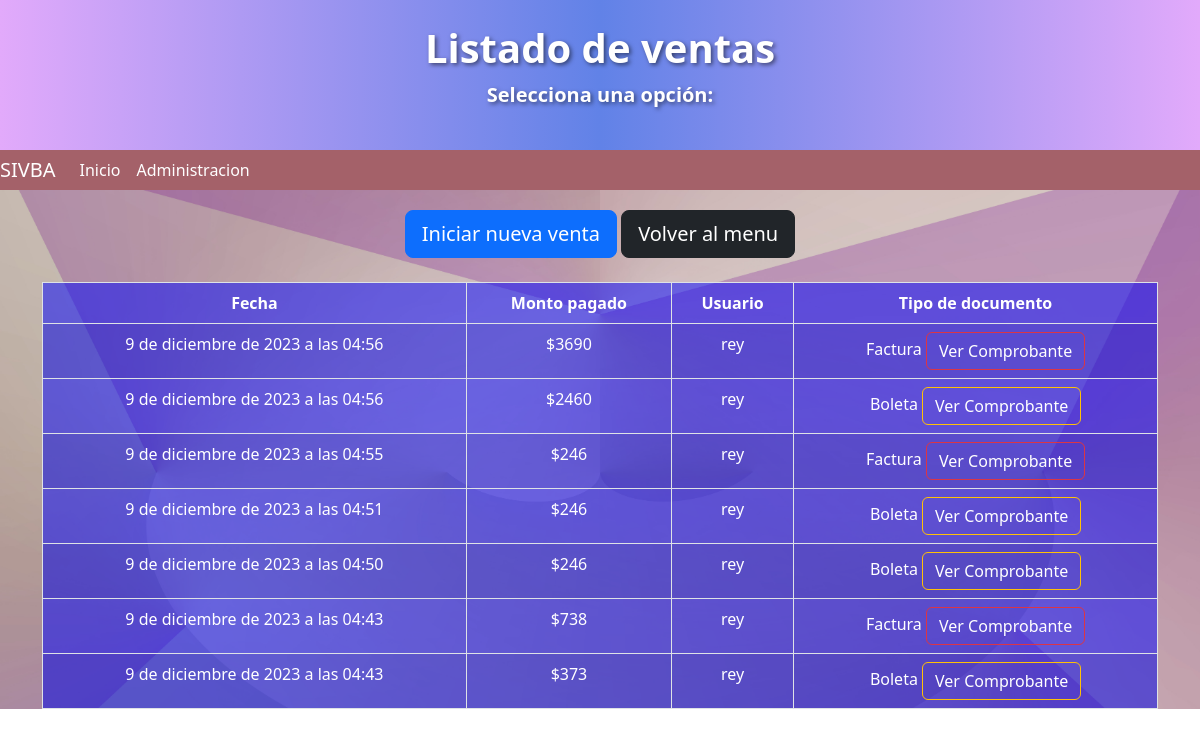
Page /vendedor/read_ventas/ (signed in) on the earlier database version.
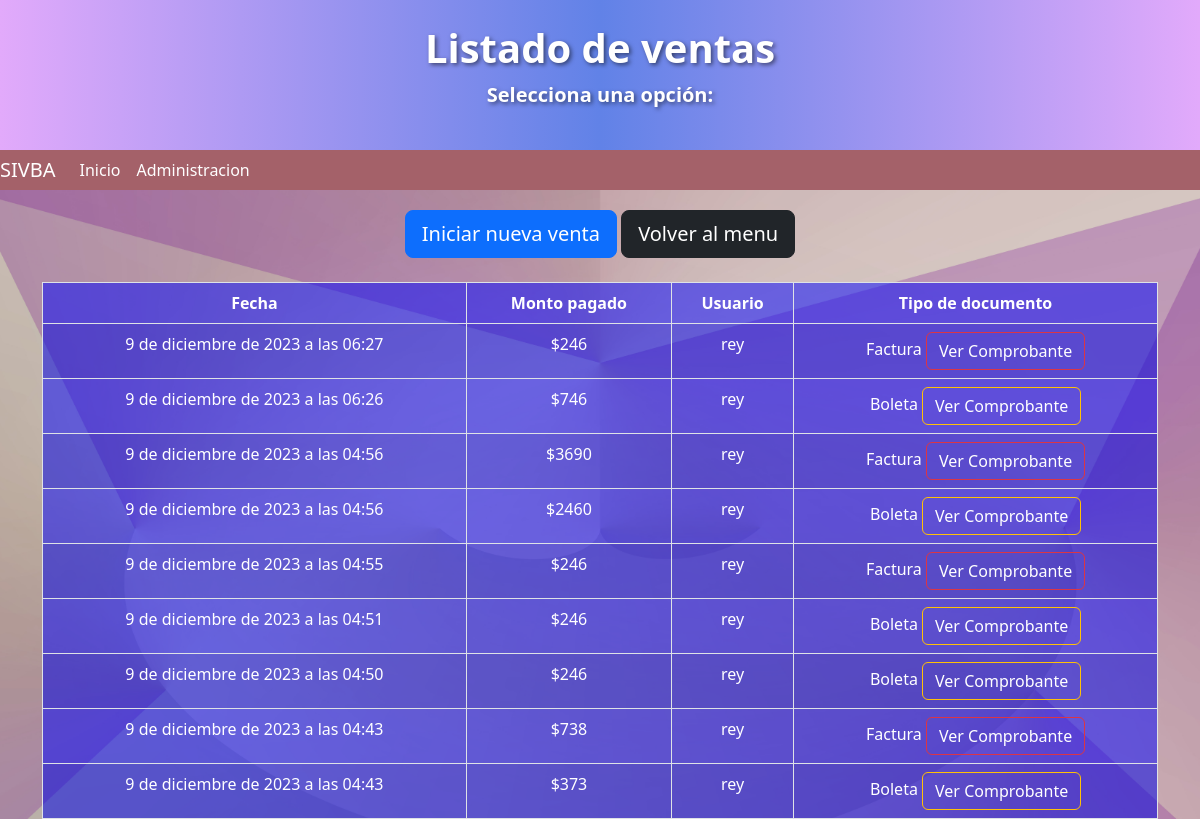
Same page on the later database version.
### bazarapp/models.py (models this page shows, shortened)
class Venta(models.Model):
    fecha = models.DateTimeField(null=False)
    monto_pagado = models.PositiveIntegerField(null= True, blank=True)
    usuario = models.ForeignKey(User, on_delete=models.CASCADE, null=False, blank=False)
    id_jornada = models.ForeignKey(Jornada, on_delete=models.CASCADE, null=False, blank=False)
    id_factura = models.ForeignKey(Factura, on_delete=models.CASCADE, null=True, blank=True)
    tipo_documento = models.CharField(max_length=12, null=False, blank=False)

### bazarapp/views.py (the view)
# urls.py: path('vendedor/read_ventas/', views.read_ventas, name='read_ventas'),
@user_passes_test(es_vendedor)
def read_ventas(request):
    jornada_abierta = Jornada.objects.filter(estado=True).first()
    if not jornada_abierta:
        return render(request, 'vendedor/ventas/jornada_estado_false.html')
    else:
        ventas = Venta.objects.filter(id_jornada=Jornada.objects.filter(estado=True).first(), monto_pagado__isnull=False).order_by('-fecha')
        data = {'ventas':ventas}
        return render(request, 'vendedor/ventas/read_ventas.html', data)

### bazarapp/views.py (called while the page is built)
def es_vendedor(user):
    return user.groups.filter(name='Vendedor').exists()

### templates/vendedor/ventas/read_ventas.html (shortened to what this page needs)
<!DOCTYPE html>
{% load static %}
<html lang="es">
  <head>
    <link
      href="https://cdn.jsdelivr.net/npm/bootstrap@5.2.1/dist/css/bootstrap.min.css"
      rel="stylesheet"
    />
    <link rel="stylesheet" href="https://cdn.jsdelivr.net/npm/bootstrap-icons@1.11.2/font/bootstrap-icons.min.css">
  </head>
  <body>
    <header>
      <div class="bg-dark text-white py-4 text-center gradient-bg">
        <h1 class="display-6">Listado de ventas</h1>
        <p class="lead">Selecciona una opción:</p>
      </div>
      <nav class="navbar navbar-expand-lg bg-body-tertiary">
        <div class="container-fluid-navbar d-flex align-items-center">
          <a class="navbar-brand" href="/">SIVBA</a>
          <div class="collapse navbar-collapse" id="navbarNav">
            <ul class="navbar-nav">
              <li class="nav-item">
                <a class="nav-link active" aria-current="page" href="/">Inicio</a>
              </li>
              <li class="nav-item">
                <a class="nav-link" href="/admin">Administracion</a>
              </li>
            </ul>
          </div>
        </div>
      </nav>
    </header>
    <main class="background-image">
      <div class="container">
        <div class="text-center">
          <a href="/vendedor/add_venta/" class="btn btn-primary btn-lg text-white" style="margin-top: 20px;">Iniciar nueva venta</a>
          <a href="/vendedor/" class="btn btn-dark btn-lg text-white" style="margin-top: 20px;">Volver al menu</a>
        </div>
        <br>
        <table class="table table-striped table-bordered table-blue-transparent">
          <thead class="thead-dark text-center">
            <tr>
              <th>Fecha</th>
              <th>Monto pagado</th>
              <th>Usuario</th>
              <th>Tipo de documento</th>
            </tr>
          </thead>
          <tbody class="text-center tbody-dark">
            {% for v in ventas %}
            <tr>
              <td>{{ v.fecha }}</td>
              <td>${{ v.monto_pagado }}</td>
              <td>{{ v.usuario.username }}</td>
              {% if v.id_factura is not None %}
              <td>
                Factura
                <a href="{% url 'factura_detalle' v.id_factura.id %}" class="btn btn-danger ml-2">Ver Comprobante</a>
            </td>
              {% else %}
              <td>
                Boleta
                <a href="{% url 'venta_detalle' v.id %}" class="btn btn-warning ml-2">Ver Comprobante</a>
            </td>
              {% endif %}
            </tr>
            {% endfor %}
          </tbody>
        </table>
      </div>
    </main>
  </body>
</html>

Differences in the rows shown:
added Venta: fecha "9 de diciembre de 2023 a las 06:27", monto_pagado "246", usuario.username "rey", shows "Factura"
added Venta: fecha "9 de diciembre de 2023 a las 06:26", monto_pagado "746", usuario.username "rey", shows "Boleta"
